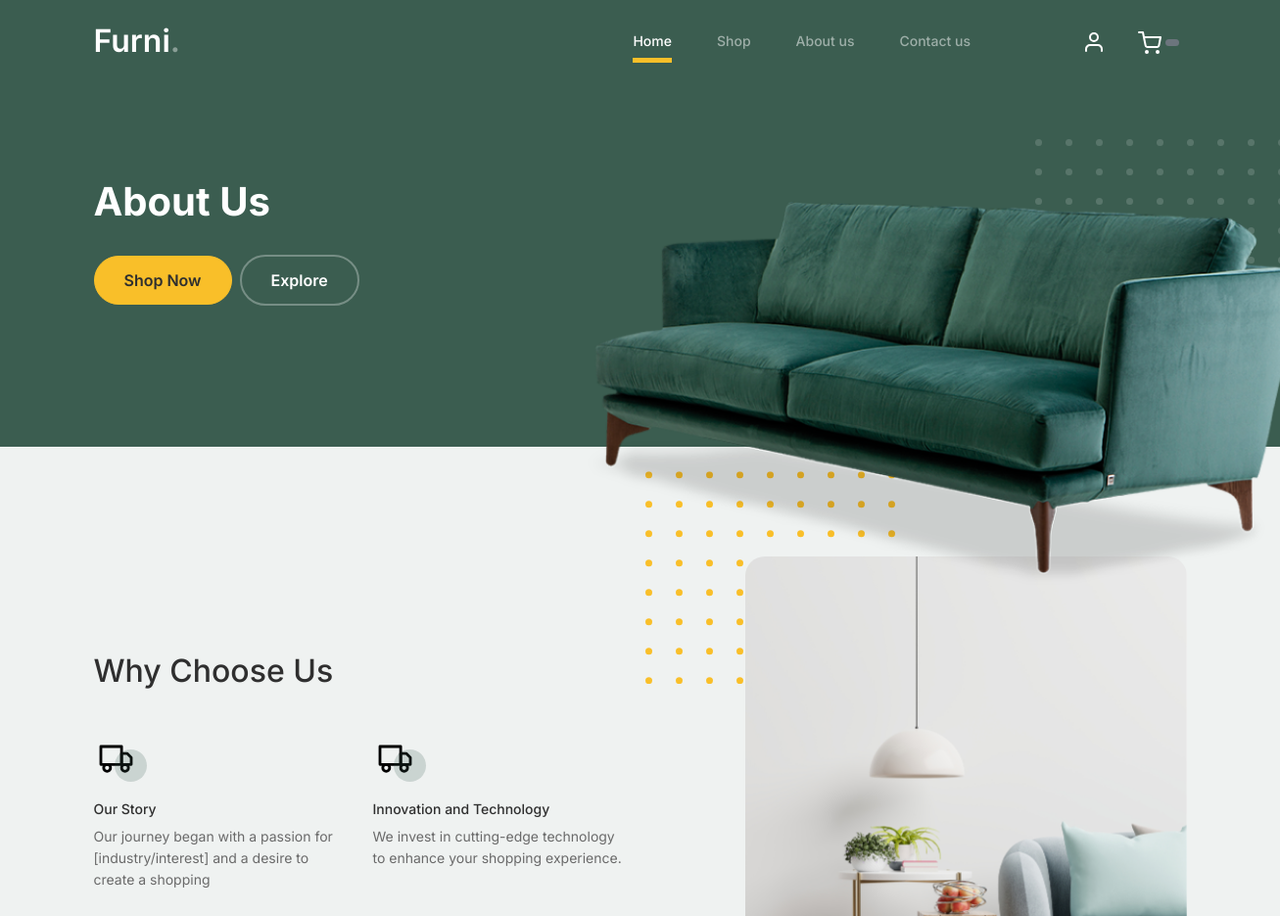
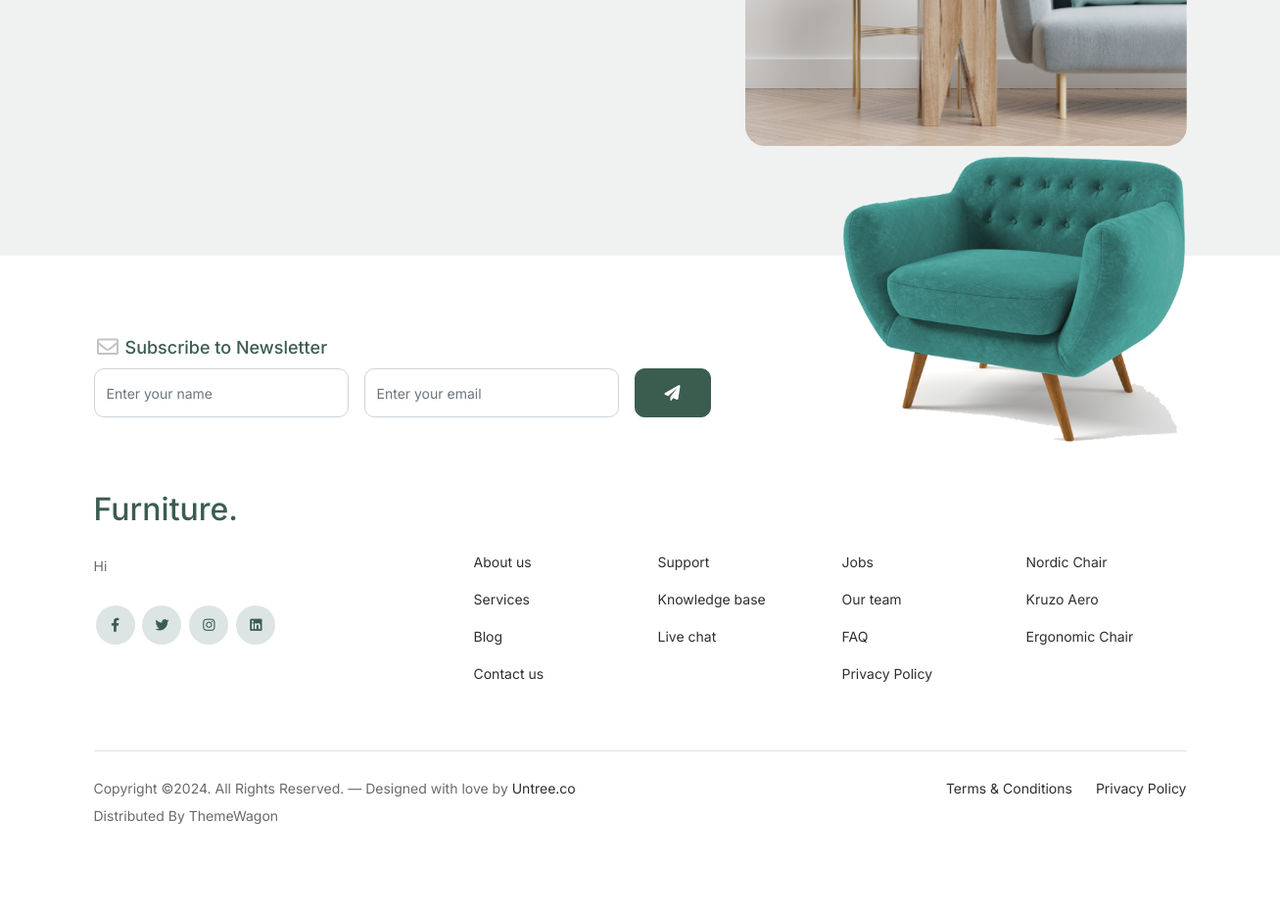
The page /User/about.php on the database as committed earlier (2 pictures, top to bottom).
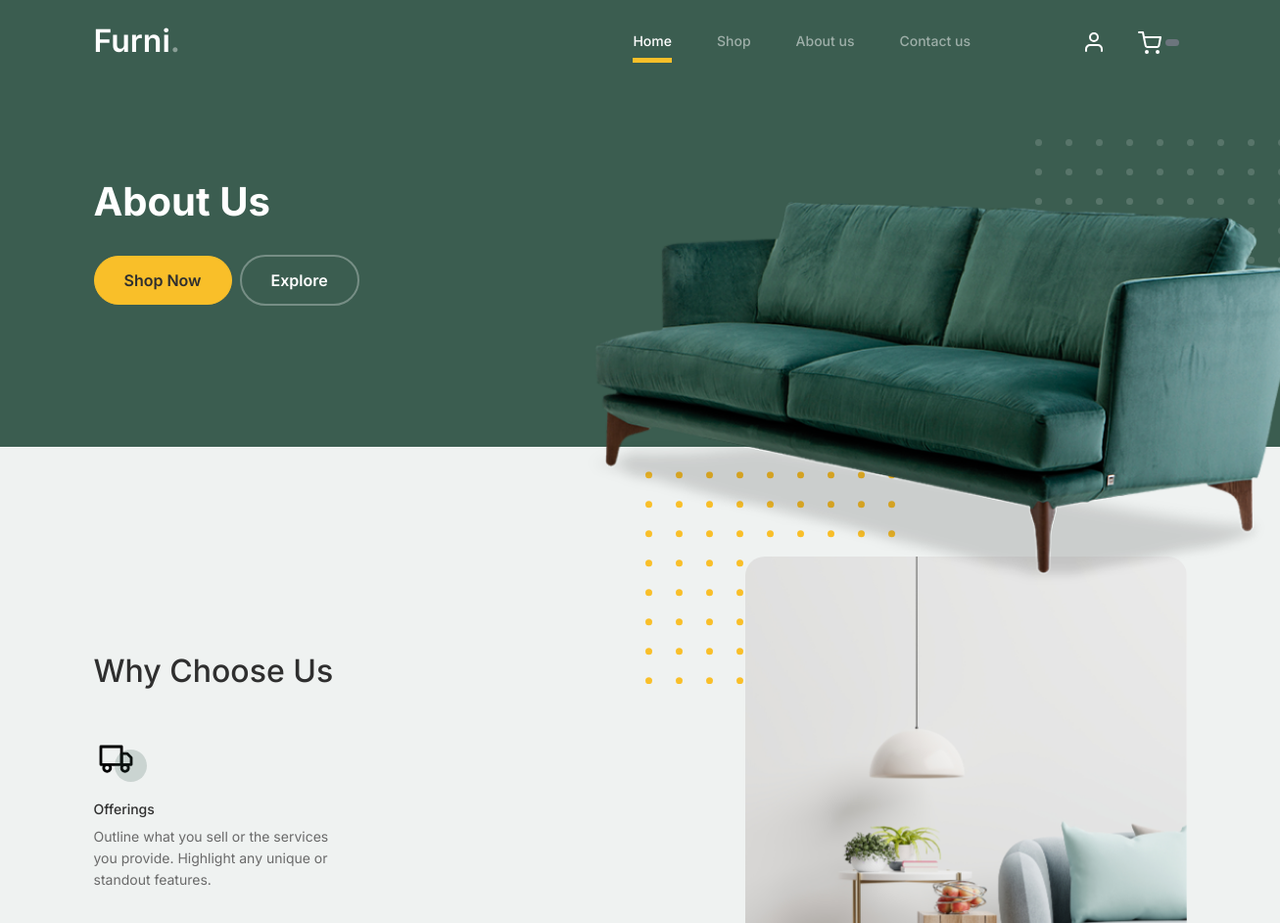
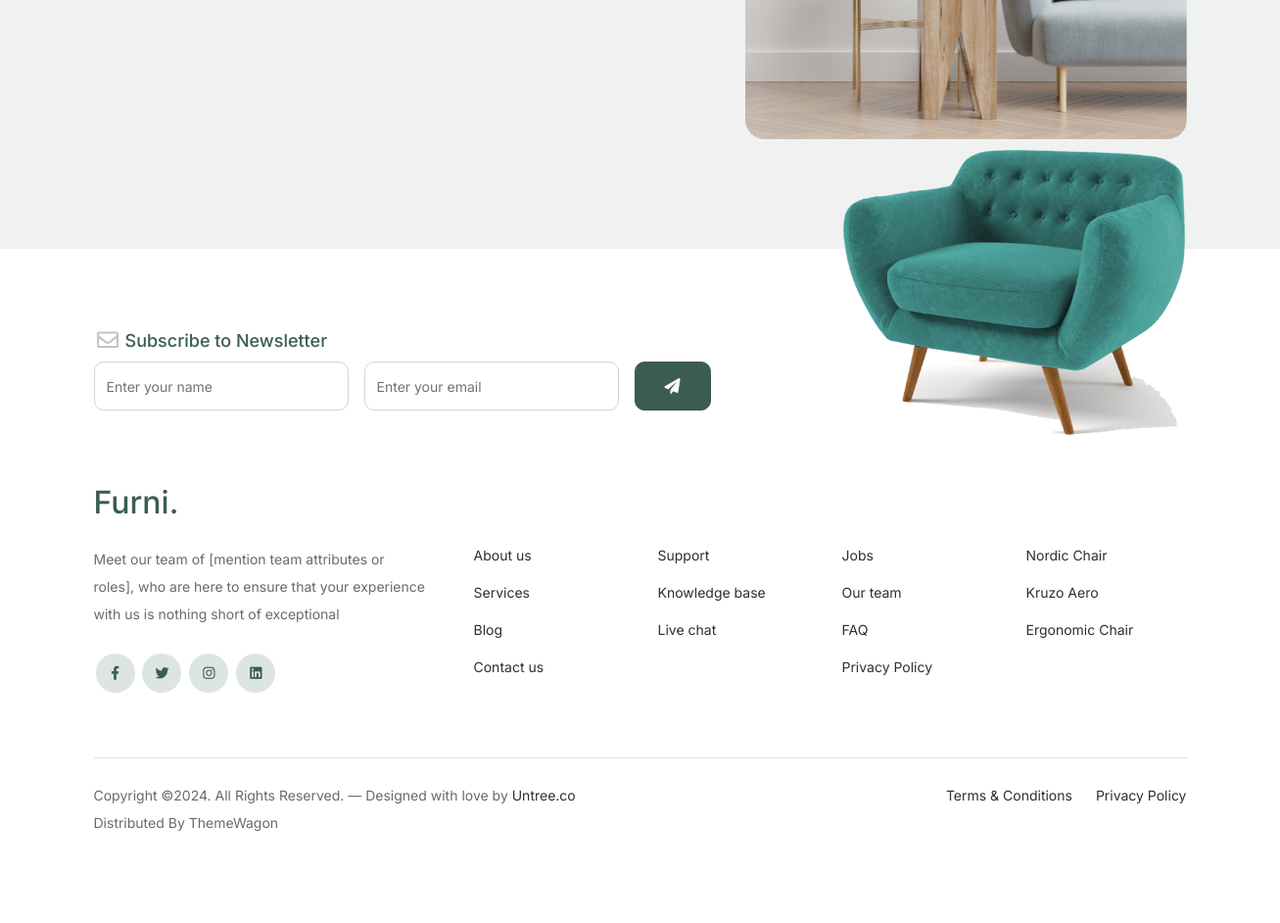
The same page on the database as committed later (2 pictures, top to bottom).
### tables this page shows
CREATE TABLE `about_us` (
  `ID` int(11) NOT NULL,
  `Title` varchar(25) NOT NULL,
  `Description` varchar(1000) NOT NULL,
  `Added_At` timestamp NOT NULL DEFAULT current_timestamp()
);

CREATE TABLE `website_info` (
  `ID` int(11) NOT NULL,
  `Name` varchar(25) NOT NULL,
  `Description` varchar(500) NOT NULL,
  `E-Mail` varchar(30) NOT NULL,
  `Phone Number` varchar(15) NOT NULL,
  `Address` varchar(50) NOT NULL,
  `Facebook Link` varchar(100) NOT NULL,
  `Insta Link` varchar(100) NOT NULL,
  `Timing` time NOT NULL,
  `Added_At` timestamp NOT NULL DEFAULT current_timestamp()
);

### User/about.php (the view)
<?php include("header.php") ?>
			<div class="hero">
				<div class="container">
					<div class="row justify-content-between">
						<div class="col-lg-5">
							<div class="intro-excerpt">
								<h1>About Us</h1>
								<p><a href="" class="btn btn-secondary me-2">Shop Now</a><a href="#" class="btn btn-white-outline">Explore</a></p>
							</div>
						</div>
						<div class="col-lg-7">
							<div class="hero-img-wrap">
								<img src="images/couch.png" class="img-fluid">
							</div>
						</div>
					</div>
				</div>
			</div>
		<div class="why-choose-section">
			<div class="container">
				<div class="row justify-content-between align-items-center">
					<div class="col-lg-6">
						<h2 class="section-title">Why Choose Us</h2>
						<div class="row my-5"><?php
						 $query="SELECT * FROM about_us limit 4";
						 $result=mysqli_query($conn,$query);
						 while($data=mysqli_fetch_array($result)){
						echo "	<div class='col-6 col-md-6'>
							<div class='feature'>
								<div class='icon'>
									<img src='images/truck.svg' alt='Image' class='imf-fluid'>
								</div>
								<h3>$data[1]</h3>
								<p>$data[2]</p>
							</div>
						</div>
						";
						 }
						?>
						</div>
					</div>
					<div class="col-lg-5">
						<div class="img-wrap">
							<img src="images/why-choose-us-img.jpg" alt="Image" class="img-fluid">
						</div>
					</div>
				</div>
			</div>
		</div>
		<?php include("footer.php") ?>

### connection.php (shortened to what this page needs)
<!DOCTYPE html>
<html lang="en">
<head>
</head>
<body>
</body>
</html>

### User/header.php (shortened to what this page needs)
<?php
include "../connection.php";
?>
<!doctype html>
<html lang="en">
<head>
		<link href="css/bootstrap.min.css" rel="stylesheet">
		<link href="https://cdnjs.cloudflare.com/ajax/libs/font-awesome/6.0.0-beta3/css/all.min.css" rel="stylesheet">
		<link href="css/tiny-slider.css" rel="stylesheet">
		<link href="css/style.css" rel="stylesheet">
	</head>
	<body>
		<nav class="custom-navbar navbar navbar navbar-expand-md navbar-dark bg-dark" arial-label="Furni navigation bar">
			<div class="container">
				<a class="navbar-brand" href="index.php">Furni<span>.</span></a>
				<div class="collapse navbar-collapse" id="navbarsFurni">
					<ul class="custom-navbar-nav navbar-nav ms-auto mb-2 mb-md-0">
						<li class="nav-item active">
							<a class="nav-link" href="index.php">Home</a>
						</li>
						<li><a class="nav-link" href="shop.php">Shop</a></li>
						<li><a class="nav-link" href="about.php">About us</a></li>
						<li><a class="nav-link" href="contact.php">Contact us</a></li>
						<li><a class="nav-link" href="#">
						</a></li>
					</ul>
					<ul class="custom-navbar-cta navbar-nav mb-2 mb-md-0 ms-5">
					<?php
								if (isset($_SESSION["u_name"])) {
									echo '<li><a class="nav-link" href="logout.php"><i class="fa fa-sign-out" aria-hidden="true" style="font-size:26px"></i></a></li>';
								}
								else{
									echo '<li><a class="nav-link" href="../login/index.php"><img src="images/user.svg"></a></li>';
								}
							?>
						<li><a class="nav-link" href="cart.php"><img src="images/cart.svg">
						 <span class="badge bg-secondary">
						</span></a></li>
					</ul>
				</div>
			</div>
		</nav>

### User/footer.php (shortened to what this page needs)
<?php
	include("../connection.php");
$query="SELECT * FROM `website_info`";
$result=mysqli_query($conn,$query);
$data=mysqli_fetch_array($result);
?>
<footer class="footer-section">
			<div class="container relative">
				<div class="sofa-img">
					<img src="images/sofa.png" alt="Image" class="img-fluid">
				</div>
				<div class="row">
					<div class="col-lg-8">
						<div class="subscription-form">
							<h3 class="d-flex align-items-center"><span class="me-1"><img src="images/envelope-outline.svg" alt="Image" class="img-fluid"></span><span>Subscribe to Newsletter</span></h3>
							<form action="#" class="row g-3">
								<div class="col-auto">
									<input type="text" class="form-control" placeholder="Enter your name">
								</div>
								<div class="col-auto">
									<input type="email" class="form-control" placeholder="Enter your email">
								</div>
								<div class="col-auto">
									<button class="btn btn-primary">
										<span class="fa fa-paper-plane"></span>
									</button>
								</div>
							</form>
						</div>
					</div>
				</div>
				<div class="row g-5 mb-5">
					<div class="col-lg-4">
						<div class="mb-4 footer-logo-wrap"><a href="#" class="footer-logo"><?php echo "$data[1]"; ?><span>.</span></a></div>
						<p class="mb-4"><?php echo"$data[2]" ?></p>
						<ul class="list-unstyled custom-social">
							<li><a href="<?php echo"$data[6]" ?>"><span class="fa fa-brands fa-facebook-f"></span></a></li>
							<li><a href="#"><span class="fa fa-brands fa-twitter"></span></a></li>
							<li><a href="<?php echo"$data[7]" ?>"><span class="fa fa-brands fa-instagram"></span></a></li>
							<li><a href="#"><span class="fa fa-brands fa-linkedin"></span></a></li>
						</ul>
					</div>
					<div class="col-lg-8">
						<div class="row links-wrap">
							<div class="col-6 col-sm-6 col-md-3">
								<ul class="list-unstyled">
									<li><a href="about.php">About us</a></li>
									<li><a href="#">Services</a></li>
									<li><a href="#">Blog</a></li>
									<li><a href="contact.php">Contact us</a></li>
								</ul>
							</div>
							<div class="col-6 col-sm-6 col-md-3">
								<ul class="list-unstyled">
									<li><a href="#">Support</a></li>
									<li><a href="#">Knowledge base</a></li>
									<li><a href="#">Live chat</a></li>
								</ul>
							</div>
							<div class="col-6 col-sm-6 col-md-3">
								<ul class="list-unstyled">
									<li><a href="#">Jobs</a></li>
									<li><a href="#">Our team</a></li>
									<li><a href="FAQ.php">FAQ</a></li>
									<li><a href="privacypolicy.php">Privacy Policy</a></li>
								</ul>
							</div>
							<div class="col-6 col-sm-6 col-md-3">
								<ul class="list-unstyled">
									<li><a href="#">Nordic Chair</a></li>
									<li><a href="#">Kruzo Aero</a></li>
									<li><a href="#">Ergonomic Chair</a></li>
								</ul>
							</div>
						</div>
					</div>
				</div>
				<div class="border-top copyright">
					<div class="row pt-4">
						<div class="col-lg-6">
							<p class="mb-2 text-center text-lg-start">Copyright &copy;. All Rights Reserved. &mdash; Designed with love by <a href="https://untree.co">Untree.co</a> Distributed By <a hreff="https://themewagon.com">ThemeWagon</a>
            </p>
						</div>
						<div class="col-lg-6 text-center text-lg-end">
							<ul class="list-unstyled d-inline-flex ms-auto">
								<li class="me-4"><a href="#">Terms &amp; Conditions</a></li>
								<li><a href="#">Privacy Policy</a></li>
							</ul>
						</div>
					</div>
				</div>
			</div>
		</footer>
	</body>
</html>

Rows that differ between the two databases and show on the page:
removed about_us: Title "Our Story", Description "Our journey began with a passion for [industry/interest] and a desire to create a shopping"
removed about_us: Title "Innovation and Technology", Description "We invest in cutting-edge technology to enhance your shopping experience."
added about_us: Title "Offerings", Description "Outline what you sell or the services you provide. Highlight any unique or standout features."
changed website_info: Name "Furniture" → "Furni"; Description "Hi" → "Meet our team of [mention team attributes or roles], who are here to ensure that your experience with us is nothing short of exceptional"
